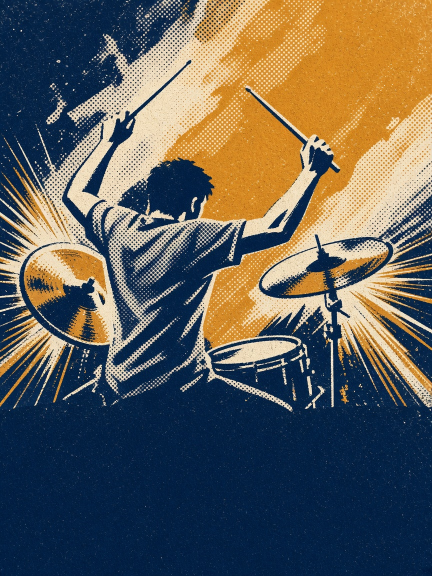
#> input picture references/direction-serigraphie.jpg, 864 x 1152 px (shown at 1/2 size)
$ python -i generate_illustrations.py   (imports and definitions only)
#> lines starting #> are read from the running program, lines starting #| are printed output that depends on the picture
#> further down, picture is the input picture: PIL image 864x1152 RGB; mean R, G, B 96.6, 94.3, 87.6
"""Génère les plaques via Fal.ai Flux (InvokeAI en secours).

Usage :
  python tools/illustration_prompts.py
  python tools/generate_illustrations.py --lookdev
  python tools/generate_illustrations.py --limit 20
  python tools/generate_illustrations.py
"""

from __future__ import annotations

import argparse
import hashlib
import json
import os
import random
import sys
import time
import urllib.error
import urllib.parse
import urllib.request
from pathlib import Path

from PIL import Image, ImageDraw

ROOT = Path(__file__).resolve().parent.parent
# [2 lines not run here, left out]

JOBS = ROOT / "data" / "census" / "illustration_jobs.json"
DEST = ROOT / "out" / "illustrations"
REFS = ROOT / "data" / "census" / "invoke_refs.json"
BOARDS = ROOT / "data" / "census" / "style_boards"
DA_REFS = {
    "serigraphie": ROOT / "references" / "direction-serigraphie.jpg",
    "contrejour": ROOT / "references" / "direction-contrejour.jpg",
    "encre": ROOT / "references" / "direction-encre.jpg",
}
IP_WEIGHT = {
    "serigraphie": 0.55,
    "contrejour": 0.50,
    "encre": 0.52,
}
# [1 line that did not run here, left out]
INVOKE_DEFAULT = "http://127.0.0.1:9090"
FAL_MODELS = {
    "schnell": "https://fal.run/fal-ai/flux/schnell",
    "flash": "https://fal.run/fal-ai/flux-2/flash",
    "flash-edit": "https://fal.run/fal-ai/flux-2/flash/edit",
}
LOOKDEV_WANT = (
    ("voix", "encre", "f"),
    ("voix", "serigraphie", "m"),
    ("batterie", None, "m"),
    ("vents", "contrejour", None),
    ("guitare", None, "f"),
    ("machines", None, None),
)
ILLUSTRATION_HINTS = (
    "dreamshaper", "rev animated", "revanimated", "anything",
    "counterfeit", "comic", "illustration", "openjourney", "niji",
)
PHOTOREAL_HINTS = (
    "realistic", "photogasm", "photoreal", "stockphoto", "realvis", "epicreal",
)


# [43 lines left out: functions load_env, lookdev, http_json, not called in this run]


def seed_of(job_id: str) -> int:
    return int(hashlib.sha256(job_id.encode()).hexdigest()[:8], 16) % (2**31)


# [44 lines left out: functions ident_of, pick_model, pick_sd15_model, not called in this run]


def paper_grain(img: Image.Image, amount: int = 18, mix: float = 0.12) -> Image.Image:
#> called with amount = 18, mix = 0.12
    noise = Image.effect_noise(img.size, amount).convert("L")
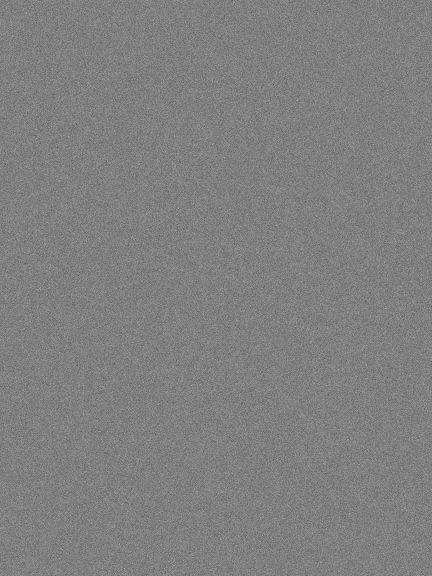
#> noise: PIL image 864x1152 L (shown at 1/2 size); min 32, max 212, mean 127.5
    noise_rgb = Image.merge("RGB", (noise, noise, noise))
    return Image.blend(img.convert("RGB"), noise_rgb, mix)


# [360 lines left out: functions board_serigraphie, board_contrejour, board_encre, write_style_boards, upload_image, ensure_style_refs and 7 more, not called in this run]


# [2 lines not run here, left out]

>>> from PIL import Image
>>> picture = Image.open('../references/direction-serigraphie.jpg')
>>> result = paper_grain(picture)
